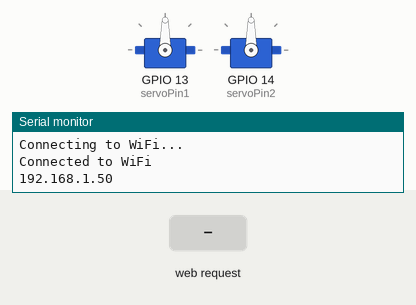
Recording of a sketch running on a simulated ESP32. Shown: 2 × servo, the last lines printed to the serial monitor. The test bench sets the inputs (shaded band). WiFi joins after 1.5 s; servers stay silent unless stated.

Above: at 3.2 s.
3.3 s: HTTP request GET /slider?servo=1&value=1 received
At 4.2 s:
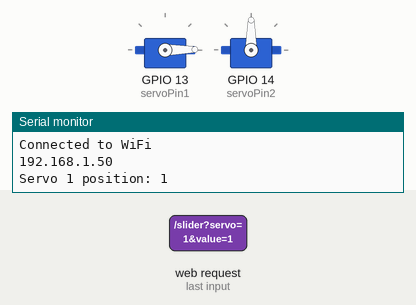
Timing chart, 0 to 6.3 s (numbered marks = the images above; inputs shaded):
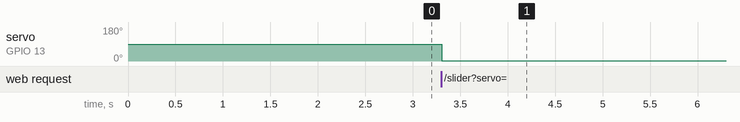

Measured:
- after the input at 3.3 s, servo on GPIO 13 (servoPin1): 90° → 1° at once

The sketch:

servo.ino
```cpp
#include <WiFi.h>
#include <ESPAsyncWebServer.h>
#include <ESP32Servo.h>

// Replace with your network credentials
const char* ssid = "ssid";
const char* password = "password";

// Servo pins
static const int servoPin1 = 13;
static const int servoPin2 = 14;

// Servo objects
Servo servo1;
Servo servo2;

// HTML page with sliders
const char* indexHTML = R"rawliteral(
<!DOCTYPE html>
<html>
<head>
  <title>ESP32 Dual Servo Control</title>
  <style>
    body { font-family: Arial; text-align: center; margin: 20px; }
    .slider-container { margin: 20px; }
  </style>
</head>
<body>
  <h1>ESP32 Dual Servo Control</h1>
  <div class="slider-container">
    <p>Servo 1 Position: <span id="servo1Value">90</span></p>
    <input type="range" id="slider1" min="0" max="180" value="90" oninput="updateServo(1, this.value)">
  </div>
  <div class="slider-container">
    <p>Servo 2 Position: <span id="servo2Value">90</span></p>
    <input type="range" id="slider2" min="0" max="180" value="90" oninput="updateServo(2, this.value)">
  </div>
  <script>
    function updateServo(servo, value) {
      document.getElementById(`servo${servo}Value`).innerText = value;
      fetch(`/slider?servo=${servo}&value=${value}`);
    }
  </script>
</body>
</html>
)rawliteral";

// Create an AsyncWebServer object on port 80
AsyncWebServer server(80);

// Current positions of the servos
int servo1Position = 90;
int servo2Position = 90;

void setup() {
  // Start serial communication
  Serial.begin(115200);

  // Attach the servos
  servo1.attach(servoPin1);
  servo2.attach(servoPin2);
  servo1.write(servo1Position);
  servo2.write(servo2Position);

  // Connect to Wi-Fi
  WiFi.begin(ssid, password);
  while (WiFi.status() != WL_CONNECTED) {
    delay(1000);
    Serial.println("Connecting to WiFi...");
  }
  Serial.println("Connected to WiFi");
  Serial.println(WiFi.localIP());

  // Serve the HTML page
  server.on("/", HTTP_GET, [](AsyncWebServerRequest *request){
    request->send(200, "text/html", indexHTML);
  });

  // Handle slider values
  server.on("/slider", HTTP_GET, [](AsyncWebServerRequest *request){
    if (request->hasParam("servo") && request->hasParam("value")) {
      String servo = request->getParam("servo")->value();
      String value = request->getParam("value")->value();
      int position = value.toInt();

      if (servo == "1") {
        servo1Position = position;
        servo1.write(servo1Position);
        Serial.println("Servo 1 position: " + String(servo1Position));
      } else if (servo == "2") {
        servo2Position = position;
        servo2.write(servo2Position);
        Serial.println("Servo 2 position: " + String(servo2Position));
      }
    }
    request->send(200, "text/plain", "OK");
  });

  // Start server
  server.begin();
}

void loop() {
  // Nothing here, all handled by the server
}
```
